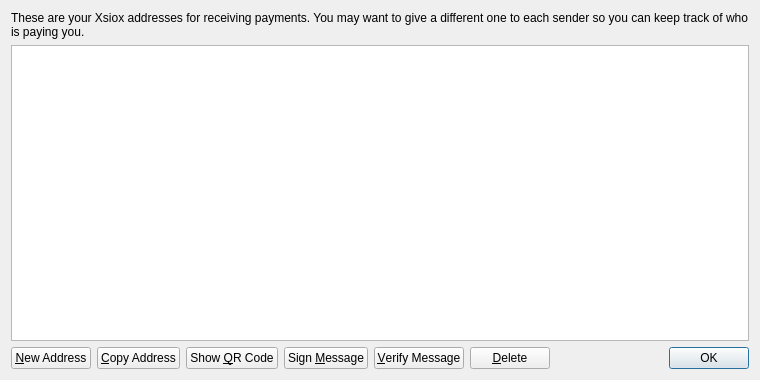
<?xml version="1.0" encoding="UTF-8"?>
<ui version="4.0">
 <class>AddressBookPage</class>
 <widget class="QWidget" name="AddressBookPage">
  <property name="geometry">
   <rect>
    <x>0</x>
    <y>0</y>
    <width>760</width>
    <height>380</height>
   </rect>
  </property>
  <property name="windowTitle">
   <string>Address Book</string>
  </property>
  <layout class="QVBoxLayout" name="verticalLayout">
   <item>
    <widget class="QLabel" name="labelExplanation">
     <property name="text">
      <string>These are your Xsiox addresses for receiving payments. You may want to give a different one to each sender so you can keep track of who is paying you.</string>
     </property>
     <property name="textFormat">
      <enum>Qt::PlainText</enum>
     </property>
     <property name="wordWrap">
      <bool>true</bool>
     </property>
    </widget>
   </item>
   <item>
    <widget class="QTableView" name="tableView">
     <property name="contextMenuPolicy">
      <enum>Qt::CustomContextMenu</enum>
     </property>
     <property name="toolTip">
      <string>Double-click to edit address or label</string>
     </property>
     <property name="tabKeyNavigation">
      <bool>false</bool>
     </property>
     <property name="alternatingRowColors">
      <bool>true</bool>
     </property>
     <property name="selectionMode">
      <enum>QAbstractItemView::SingleSelection</enum>
     </property>
     <property name="selectionBehavior">
      <enum>QAbstractItemView::SelectRows</enum>
     </property>
     <property name="sortingEnabled">
      <bool>true</bool>
     </property>
     <attribute name="verticalHeaderVisible">
      <bool>false</bool>
     </attribute>
    </widget>
   </item>
   <item>
    <layout class="QHBoxLayout" name="horizontalLayout">
     <item>
      <widget class="QPushButton" name="newAddressButton">
       <property name="toolTip">
        <string>Create a new address</string>
       </property>
       <property name="text">
        <string>&amp;New Address</string>
       </property>
       <property name="icon">
        <iconset resource="../bitcoin.qrc">
         <normaloff>:/icons/add</normaloff>:/icons/add</iconset>
       </property>
      </widget>
     </item>
     <item>
      <widget class="QPushButton" name="copyToClipboard">
       <property name="toolTip">
        <string>Copy the currently selected address to the system clipboard</string>
       </property>
       <property name="text">
        <string>&amp;Copy Address</string>
       </property>
       <property name="icon">
        <iconset resource="../bitcoin.qrc">
         <normaloff>:/icons/editcopy</normaloff>:/icons/editcopy</iconset>
       </property>
      </widget>
     </item>
     <item>
      <widget class="QPushButton" name="showQRCode">
       <property name="text">
        <string>Show &amp;QR Code</string>
       </property>
       <property name="icon">
        <iconset resource="../bitcoin.qrc">
         <normaloff>:/icons/qrcode</normaloff>:/icons/qrcode</iconset>
       </property>
      </widget>
     </item>
     <item>
      <widget class="QPushButton" name="signMessage">
       <property name="toolTip">
        <string>Sign a message to prove you own a Xsiox address</string>
       </property>
       <property name="text">
        <string>Sign &amp;Message</string>
       </property>
       <property name="icon">
        <iconset resource="../bitcoin.qrc">
         <normaloff>:/icons/edit</normaloff>:/icons/edit</iconset>
       </property>
      </widget>
     </item>
     <item>
      <widget class="QPushButton" name="verifyMessage">
       <property name="toolTip">
        <string>Verify a message to ensure it was signed with a specified Xsiox address</string>
       </property>
       <property name="text">
        <string>&amp;Verify Message</string>
       </property>
       <property name="icon">
        <iconset resource="../bitcoin.qrc">
         <normaloff>:/icons/transaction_0</normaloff>:/icons/transaction_0</iconset>
       </property>
      </widget>
     </item>
     <item>
      <widget class="QPushButton" name="deleteButton">
       <property name="toolTip">
        <string>Delete the currently selected address from the list</string>
       </property>
       <property name="text">
        <string>&amp;Delete</string>
       </property>
       <property name="icon">
        <iconset resource="../bitcoin.qrc">
         <normaloff>:/icons/remove</normaloff>:/icons/remove</iconset>
       </property>
      </widget>
     </item>
     <item>
      <spacer name="horizontalSpacer">
       <property name="orientation">
        <enum>Qt::Horizontal</enum>
       </property>
       <property name="sizeHint" stdset="0">
        <size>
         <width>40</width>
         <height>20</height>
        </size>
       </property>
      </spacer>
     </item>
     <item>
      <widget class="QDialogButtonBox" name="buttonBox">
       <property name="sizePolicy">
        <sizepolicy hsizetype="Maximum" vsizetype="Fixed">
         <horstretch>0</horstretch>
         <verstretch>0</verstretch>
        </sizepolicy>
       </property>
       <property name="standardButtons">
        <set>QDialogButtonBox::Ok</set>
       </property>
      </widget>
     </item>
    </layout>
   </item>
  </layout>
 </widget>
 <resources>
  <include location="../bitcoin.qrc"/>
 </resources>
 <connections/>
</ui>
